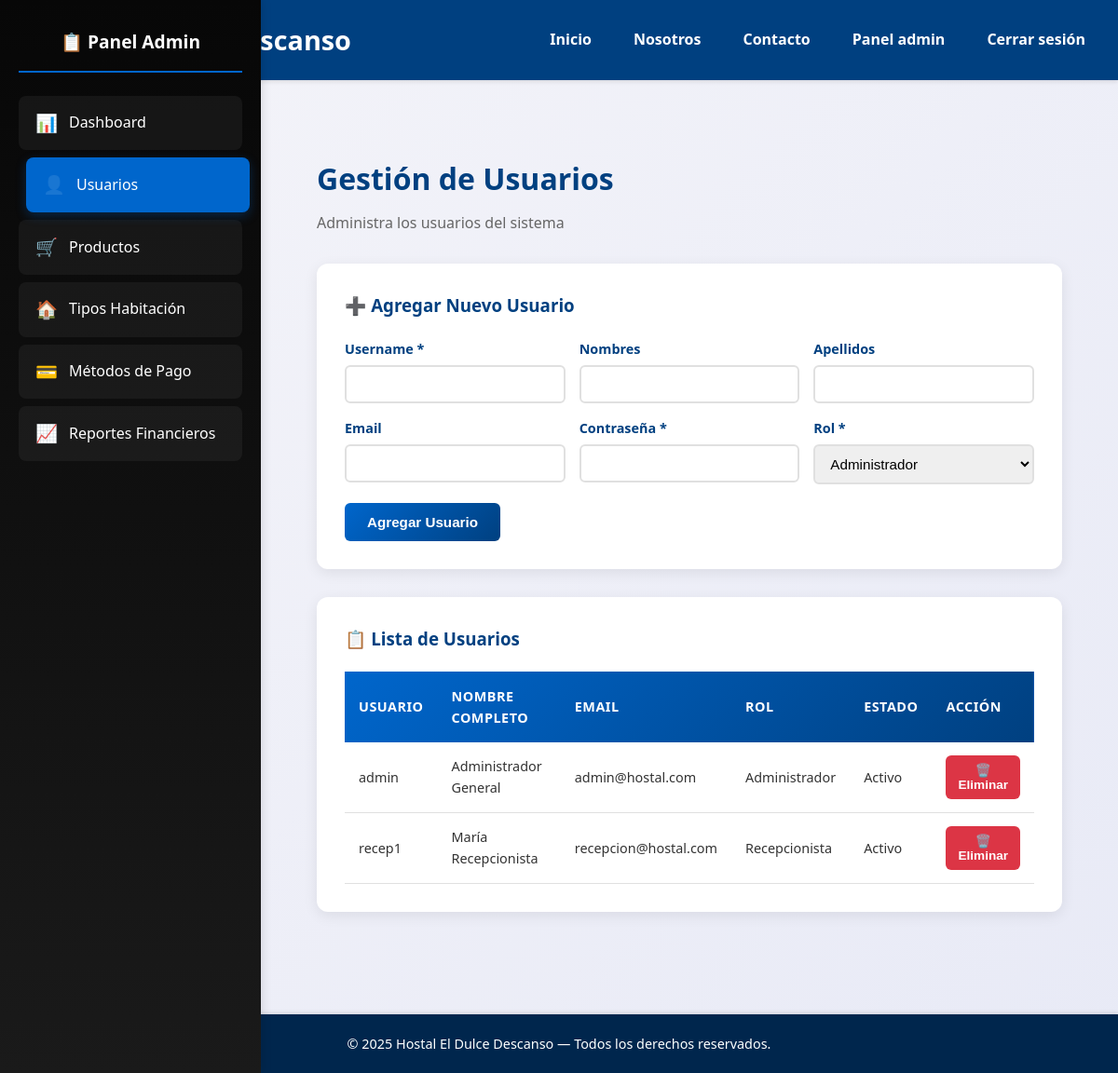
The app's page /admin/index.php?seccion=usuarios (signed in) with its own data.
### tables this page shows
CREATE TABLE usuario (
    id_usuario INT PRIMARY KEY AUTO_INCREMENT,
    username VARCHAR(50) NOT NULL UNIQUE,
    password VARCHAR(255) NOT NULL,
    nombres VARCHAR(100) NOT NULL,
    apellidos VARCHAR(100) NOT NULL,
    email VARCHAR(100),
    rol ENUM('administrador', 'recepcionista', 'cliente') NOT NULL,
    id_cliente INT NULL,
    estado ENUM('activo', 'inactivo') DEFAULT 'activo',
    ultimo_acceso TIMESTAMP NULL,
    fecha_registro TIMESTAMP DEFAULT CURRENT_TIMESTAMP,
    FOREIGN KEY (id_cliente) REFERENCES cliente(id_cliente) ON DELETE CASCADE
);

### admin/index.php (the view, shortened to what this page needs)
<?php
include '../includes/header.php';
$usuarios = $conn->query("SELECT COUNT(*) AS c FROM usuario")->fetch_assoc()['c'];
$clientes = $conn->query("SELECT COUNT(*) AS c FROM cliente")->fetch_assoc()['c'];
$habitaciones = $conn->query("SELECT COUNT(*) AS c FROM habitacion")->fetch_assoc()['c'];
$ventas = $conn->query("SELECT SUM(monto) AS total FROM pago WHERE DATE(fecha_pago) = CURDATE()")->fetch_assoc()['total'];
$seccion = $_GET['seccion'] ?? 'dashboard';
?>
<link rel="stylesheet" href="../assets/css/admi.css">
<div class="admin-container">
    <aside class="sidebar">
        <h3>📋 Panel Admin</h3>
        <a href="?seccion=dashboard" class="<?= $seccion == 'dashboard' ? 'active' : '' ?>">
            <span>📊</span> Dashboard
        </a>
        <a href="?seccion=usuarios" class="<?= $seccion == 'usuarios' ? 'active' : '' ?>">
            <span>👤</span> Usuarios
        </a>
        <a href="?seccion=productos" class="<?= $seccion == 'productos' ? 'active' : '' ?>">
            <span>🛒</span> Productos
        </a>
        <a href="?seccion=tipos" class="<?= $seccion == 'tipos' ? 'active' : '' ?>">
            <span>🏠</span> Tipos Habitación
        </a>
        <a href="?seccion=metodos" class="<?= $seccion == 'metodos' ? 'active' : '' ?>">
            <span>💳</span> Métodos de Pago
        </a>
        <a href="?seccion=reportes" class="<?= $seccion == 'reportes' ? 'active' : '' ?>">
            <span>📈</span> Reportes Financieros
        </a>
    </aside>
    <div class="main-content">
        <?php if ($seccion == 'dashboard'): ?>
            <div class="page-header">
                <h2>Panel de Administración</h2>
                <p>Bienvenido al sistema de gestión del Hostal El Dulce Descanso</p>
            </div>
            <div class="stats-grid">
                <div class="stat-card">
                    <div class="icon">👤</div>
                    <div class="label">Usuarios del Sistema</div>
                    <div class="value"><?= $usuarios ?></div>
                </div>
                <div class="stat-card">
                    <div class="icon">🧳</div>
                    <div class="label">Clientes Registrados</div>
                    <div class="value"><?= $clientes ?></div>
                </div>
                <div class="stat-card">
                    <div class="icon">🏠</div>
                    <div class="label">Habitaciones Totales</div>
                    <div class="value"><?= $habitaciones ?></div>
                </div>
                <div class="stat-card">
                    <div class="icon">💰</div>
                    <div class="label">Ventas del Día</div>
                    <div class="value"><?= formatoMoneda($ventas ?? 0) ?></div>
                </div>
            </div>
        <?php elseif ($seccion == 'usuarios'): ?>
            <div class="page-header">
                <h2>Gestión de Usuarios</h2>
                <p>Administra los usuarios del sistema</p>
            </div>
            <div class="content-box">
                <h3 style="color: #004080; margin-bottom: 20px;">➕ Agregar Nuevo Usuario</h3>
                <form method="POST">
                    <div class="form-grid">
                        <div class="form-group">
                            <label>Username *</label>
                            <input type="text" name="username" required>
                        </div>
                        <div class="form-group">
                            <label>Nombres</label>
                            <input type="text" name="nombres">
                        </div>
                        <div class="form-group">
                            <label>Apellidos</label>
                            <input type="text" name="apellidos">
                        </div>
                        <div class="form-group">
                            <label>Email</label>
                            <input type="email" name="email">
                        </div>
                        <div class="form-group">
                            <label>Contraseña *</label>
                            <input type="password" name="password" required>
                        </div>
                        <div class="form-group">
                            <label>Rol *</label>
                            <select name="rol" required>
                                <option value="administrador">Administrador</option>
                            </select>
                        </div>
                    </div>
                    <button type="submit" class="btn btn-primary">Agregar Usuario</button>
                </form>
            </div>
            <div class="content-box">
                <h3 style="color: #004080; margin-bottom: 20px;">📋 Lista de Usuarios</h3>
                <div class="table-container">
                    <table>
                        <thead>
                            <tr>
                                <th>Usuario</th>
                                <th>Nombre Completo</th>
                                <th>Email</th>
                                <th>Rol</th>
                                <th>Estado</th>
                                <th>Acción</th>
                            </tr>
                        </thead>
                        <tbody>
                            <?php
                            $usuarios_list = $conn->query("SELECT * FROM usuario ORDER BY username");
                            while($u = $usuarios_list->fetch_assoc()):
                            ?>
                            <tr>
                                <td><?= htmlspecialchars($u['username']) ?></td>
                                <td><?= htmlspecialchars(trim($u['nombres'].' '.$u['apellidos'])) ?></td>
                                <td><?= htmlspecialchars($u['email']) ?></td>
                                <td><?= ucfirst($u['rol']) ?></td>
                                <td><?= ucfirst($u['estado']) ?></td>
                                <td>
                                    <form method="POST" style="display:inline">
                                        <button type="submit" class="btn btn-danger" onclick="return confirm('¿Eliminar usuario?')">🗑️ Eliminar</button>
                                    </form>
                                </td>
                            </tr>
                            <?php endwhile; ?>
                        </tbody>
                    </table>
                </div>
            </div>
        <?php endif; ?>
    </div>
</div>
<?php include '../includes/footer.php'; ?>

### assets/css/style.css (style rules this page uses)
* { margin: 0; padding: 0; box-sizing: border-box; }
body { font-family: 'Segoe UI', Tahoma, Geneva, Verdana, sans-serif; line-height: 1.6; color: #333; background: url('../img/fondo_hgeneral.png') no-repeat center center fixed; background-size: cover; }

### assets/css/admi.css (style rules this page uses)
* { margin: 0; padding: 0; box-sizing: border-box; }
html, body { height: 100%; width: 100%; font-family: 'Segoe UI', Tahoma, Geneva, Verdana, sans-serif; background: linear-gradient(135deg, #f4f4f9 0%, #e8eaf6 100%); overflow-x: hidden; }
.admin-container { display: flex; min-height: 100vh; width: 100%; }
.sidebar { width: 280px; background: linear-gradient(180deg, #070707 0%, #1a1a1a 100%); padding: 30px 20px; box-shadow: 2px 0 10px rgba(0, 0, 0, 0.1); position: fixed; top: 0; left: 0; height: 100%; overflow-y: auto; transition: all 0.3s ease; z-index: 1000; }
.sidebar h3 { color: #fff; font-size: 1.2rem; margin-bottom: 25px; padding-bottom: 15px; border-bottom: 2px solid #0066cc; text-align: center; }
.sidebar a { display: flex; align-items: center; gap: 12px; padding: 14px 18px; margin-bottom: 8px; text-decoration: none; color: #fff; font-weight: 500; border-radius: 8px; transition: all 0.3s ease; background-color: rgba(255, 255, 255, 0.05); }
.sidebar a:hover, .sidebar a.active { background-color: #0066cc; transform: translateX(8px); box-shadow: 0 4px 12px rgba(0, 102, 204, 0.3); }
.sidebar a span { font-size: 1.2rem; }
.main-content { flex: 1; margin-left: 280px; padding: 40px; overflow-y: auto; min-height: 100vh; transition: all 0.3s ease; }
.page-header { margin-bottom: 30px; }
.page-header h2 { color: #004080; font-size: 2rem; margin-bottom: 10px; }
.page-header p { color: #666; font-size: 1rem; }
.content-box { background: #fff; padding: 30px; border-radius: 12px; box-shadow: 0 4px 15px rgba(0, 0, 0, 0.08); margin-bottom: 30px; }
.form-grid { display: grid; grid-template-columns: repeat(auto-fit, minmax(200px, 1fr)); gap: 15px; margin-bottom: 20px; }
.form-group { display: flex; flex-direction: column; }
.form-group label { color: #004080; font-weight: 600; margin-bottom: 6px; font-size: 0.9rem; }
.form-group input, .form-group select, .form-group textarea { padding: 10px 12px; border: 2px solid #e0e0e0; border-radius: 6px; font-size: 0.95rem; transition: border-color 0.3s; }
.btn { padding: 12px 24px; border: none; border-radius: 6px; font-weight: 600; cursor: pointer; transition: all 0.3s ease; font-size: 0.95rem; }
.btn-primary { background: linear-gradient(135deg, #0066cc 0%, #004080 100%); color: #fff; }
.btn-danger { background-color: #dc3545; color: #fff; padding: 8px 12px; font-size: 0.85rem; }
.table-container { overflow-x: auto; margin-top: 20px; }
table { width: 100%; border-collapse: collapse; }
thead { background: linear-gradient(135deg, #0066cc 0%, #004080 100%); }
thead th { color: #fff; padding: 15px; text-align: left; font-weight: 600; font-size: 0.9rem; text-transform: uppercase; letter-spacing: 0.5px; }
tbody tr { border-bottom: 1px solid #e0e0e0; transition: background-color 0.2s ease; }
tbody td { padding: 14px 15px; color: #333; font-size: 0.9rem; }

### records on screen
usuario: username "admin", nombres+apellidos "Administrador General", email "admin@hostal.com", rol "Administrador", estado "Activo"
usuario: username "recep1", nombres+apellidos "María Recepcionista", email "recepcion@hostal.com", rol "Recepcionista", estado "Activo"

### other values on screen
NOMBRE_HOSTAL "Hostal El Dulce Descanso"
